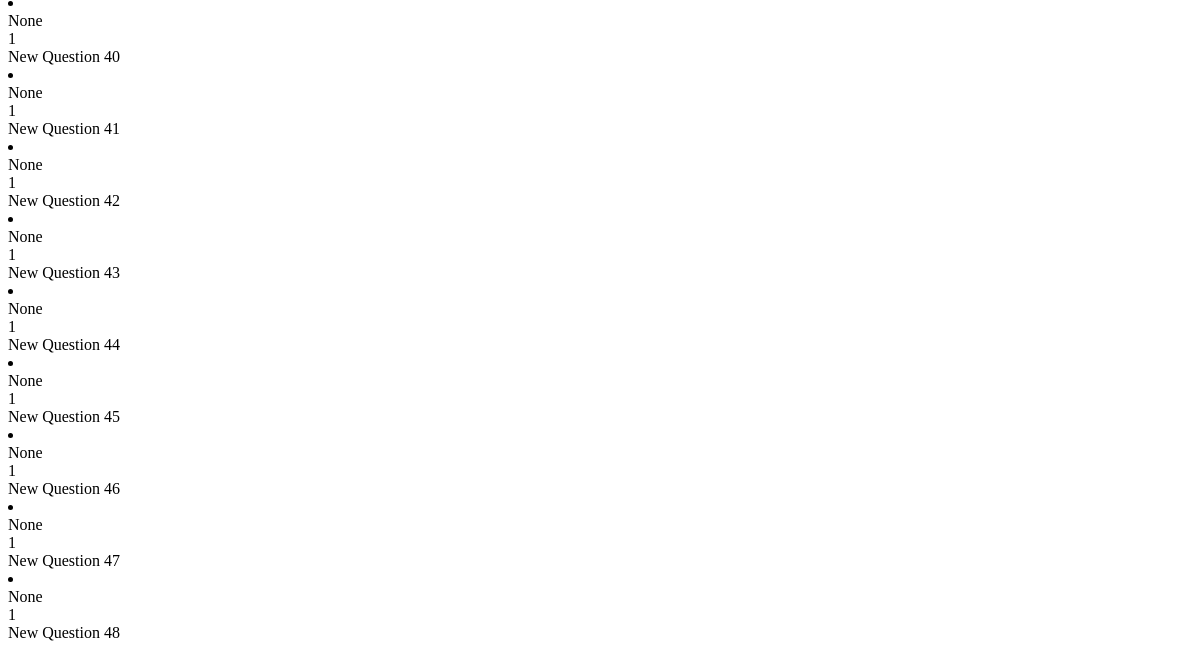
The page /queryquestions (lower part) on the database as committed earlier.
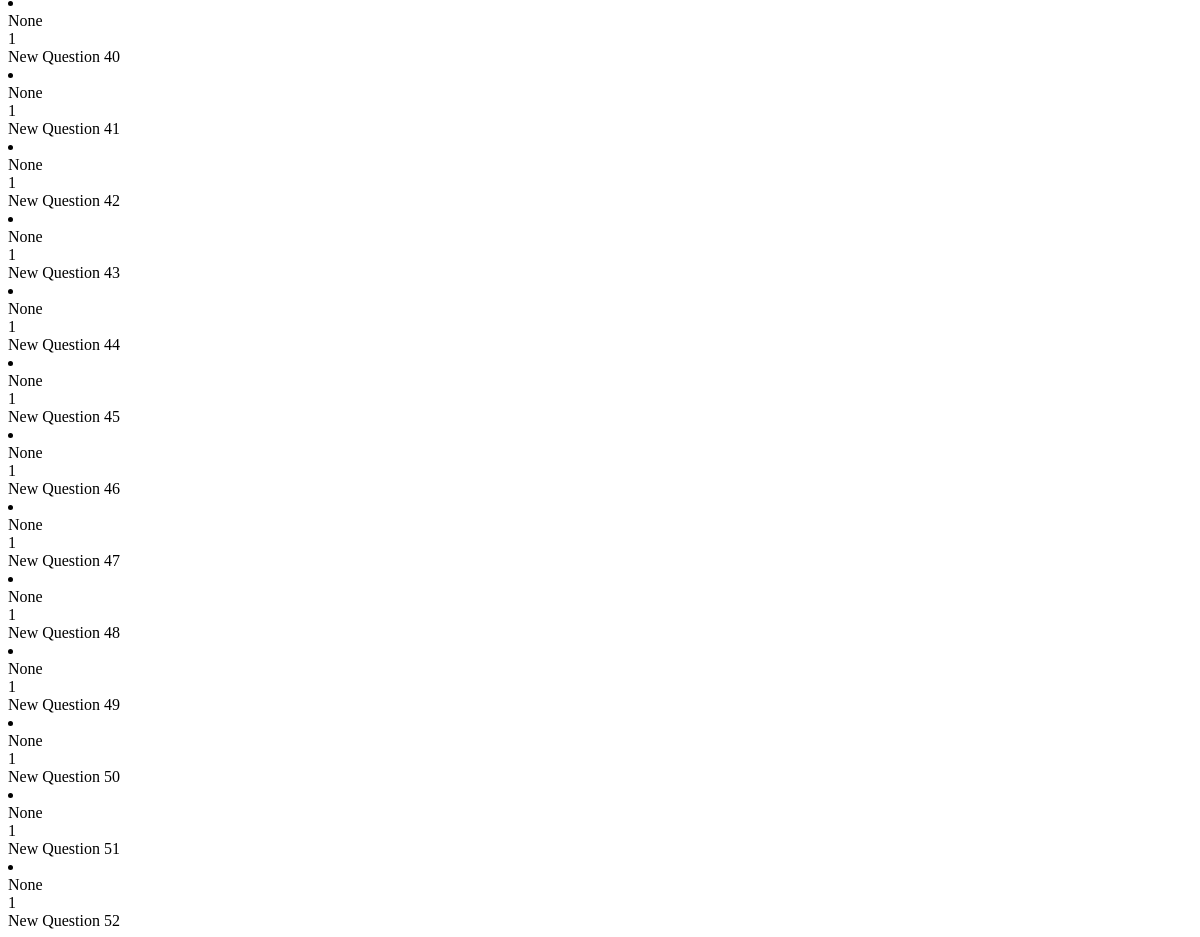
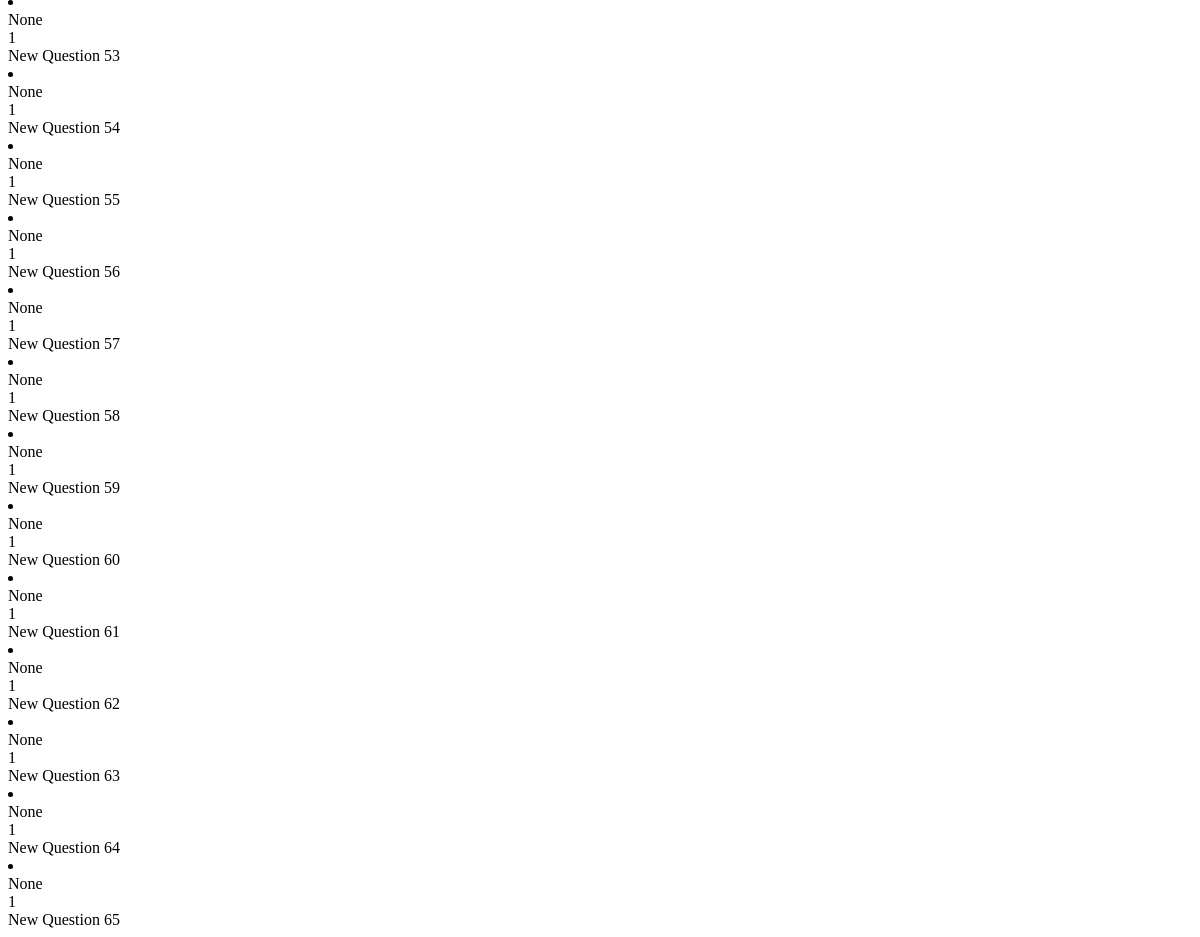
The same page on the database as committed later (2 pictures, top to bottom).
### app.py (models this page shows)
class Question(db.Model):
    __tablename__ = 'question'
    id = db.Column(db.Integer, primary_key = True)
    marks = db.Column(db.Integer)
    content = db.Column(db.String)
    topic = db.Column(db.String)
    course = db.Column(db.String)
    description = db.Column(db.String)
    qImages = db.Column(db.PickleType)
    msImages = db.Column(db.PickleType)

### app.py (the view)
@app.route("/queryquestions")
def queryQuestionHTML():
    return render_template('questions.html', questions=Question.query.all())

### templates/questions.html
{% for question in questions %}
    <li  class="question" data-id="{{ question.id }}">
        <div class="question-topic">
            {{ question.topic }}
        </div>
        <div class="question-marks">
            {{ question.marks }}
        </div>
        <div class="question-description">
            {{ question.description }}
        </div>
    </li>
{% endfor %}

Rows that differ between the two databases and show on the page:
added Question: topic "None", marks "1", description "New Question 49"
added Question: topic "None", marks "1", description "New Question 50"
added Question: topic "None", marks "1", description "New Question 51"
added Question: topic "None", marks "1", description "New Question 52"
added Question: topic "None", marks "1", description "New Question 53"
added Question: topic "None", marks "1", description "New Question 54"
added Question: topic "None", marks "1", description "New Question 55"
added Question: topic "None", marks "1", description "New Question 56"
added Question: topic "None", marks "1", description "New Question 57"
added Question: topic "None", marks "1", description "New Question 58"
added Question: topic "None", marks "1", description "New Question 59"
added Question: topic "None", marks "1", description "New Question 60"
added Question: topic "None", marks "1", description "New Question 61"
added Question: topic "None", marks "1", description "New Question 62"
added Question: topic "None", marks "1", description "New Question 63"
added Question: topic "None", marks "1", description "New Question 64"
added Question: topic "None", marks "1", description "New Question 65"
